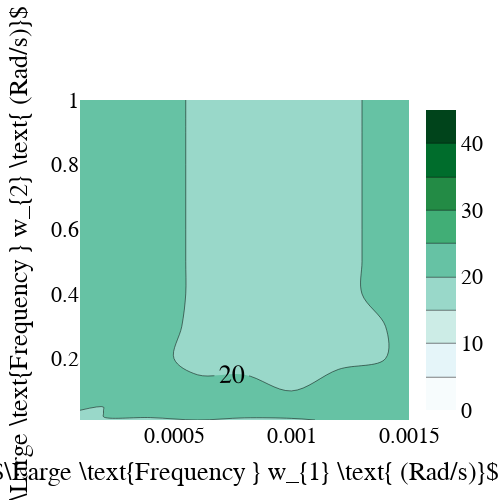

This figure's notebook cell:
### Code cell
import plotly.graph_objects as go
W1 = [0.0001, 0.0002, 0.0004, 0.0006, 0.0008, 0.001, 0.0012, 0.0014, 0.0015]
W2 = [0.01, 0.02, 0.03, 0.04, 0.05, 0.1, 0.2, 0.3, 0.4, 0.5, 0.6, 0.7, 0.8, 0.9, 1]

fig = go.Figure(data =
    go.Contour(
        z=num_intervals_mtx,
        x=W1, # horizontal axis
        y=W2, # vertical axis,
        zmin=0,
        zmax=45,
        colorscale='bugn',
                contours=dict(
            showlabels = True, # show labels on contours
            labelfont = dict( # label font properties
                size = 26,
                color = 'black',
            )
    )))

fig.update_layout(
    autosize=False,
    width=500,
    height=500,
    title={'y':0.9,
           'x':0.5,
           'xanchor': 'center',
           'yanchor': 'top'},
    xaxis_title=r"$\Large \text{Frequency } w_{1} \text{ (Rad/s)}$",
    yaxis_title=r"$\Large \text{Frequency } w_{2} \text{ (Rad/s)}$",
    font=dict(
        family="Times New Roman",
        size=22,
        color="black"
    ),
)

fig.show()

### Figure 1 — Plotly figure (JSON) as saved in the notebook; plotly's stock layout.template omitted (floating-point values rounded to 4 significant figures; data arrays with more than 128 entries replaced by an {"elided": "..."} marker saying what was removed)
{"data": [{"colorscale": [[0, "rgb(247,252,253)"], [0.125, "rgb(229,245,249)"], [0.25, "rgb(204,236,230)"], [0.375, "rgb(153,216,201)"], [0.5, "rgb(102,194,164)"], [0.625, "rgb(65,174,118)"], [0.75, "rgb(35,139,69)"], [0.875, "rgb(0,109,44)"], [1, "rgb(0,68,27)"]], "contours": {"labelfont": {"color": "black", "size": 26}, "showlabels": true}, "type": "contour", "x": [0.0001, 0.0002, 0.0004, 0.0006, 0.0008, 0.001, 0.0012, 0.0014, 0.0015], "y": [0.01, 0.02, 0.03, 0.04, 0.05, 0.1, 0.2, 0.3, 0.4, 0.5, 0.6, 0.7, 0.8, 0.9, 1], "z": {"elided": "15x9 int values"}, "zmax": 45, "zmin": 0}], "layout": {"autosize": false, "font": {"color": "black", "family": "Times New Roman", "size": 22}, "height": 500, "title": {"x": 0.5, "xanchor": "center", "y": 0.9, "yanchor": "top"}, "width": 500, "xaxis": {"title": {"text": "$\\Large \\text{Frequency } w_{1} \\text{ (Rad/s)}$"}}, "yaxis": {"title": {"text": "$\\Large \\text{Frequency } w_{2} \\text{ (Rad/s)}$"}}}}
